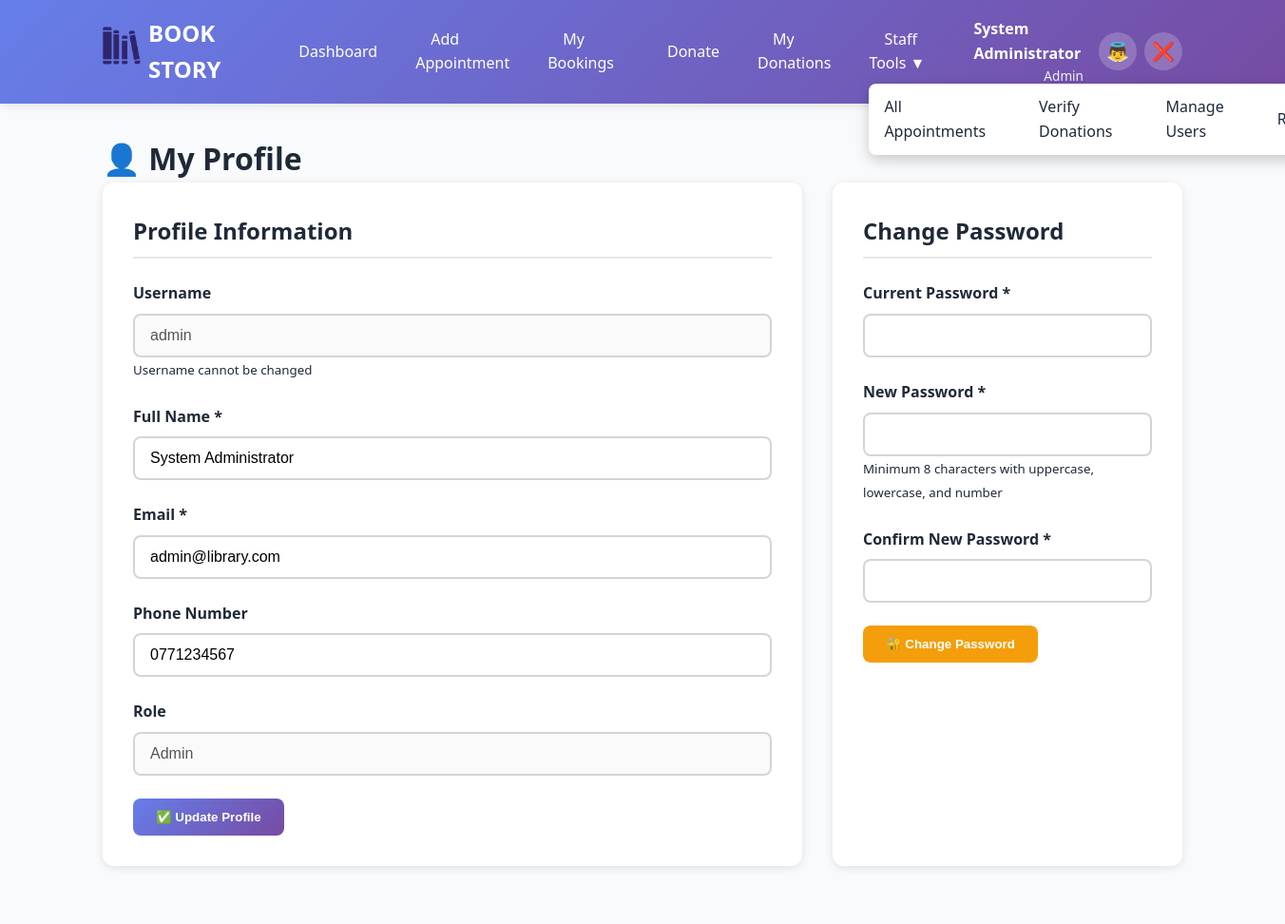
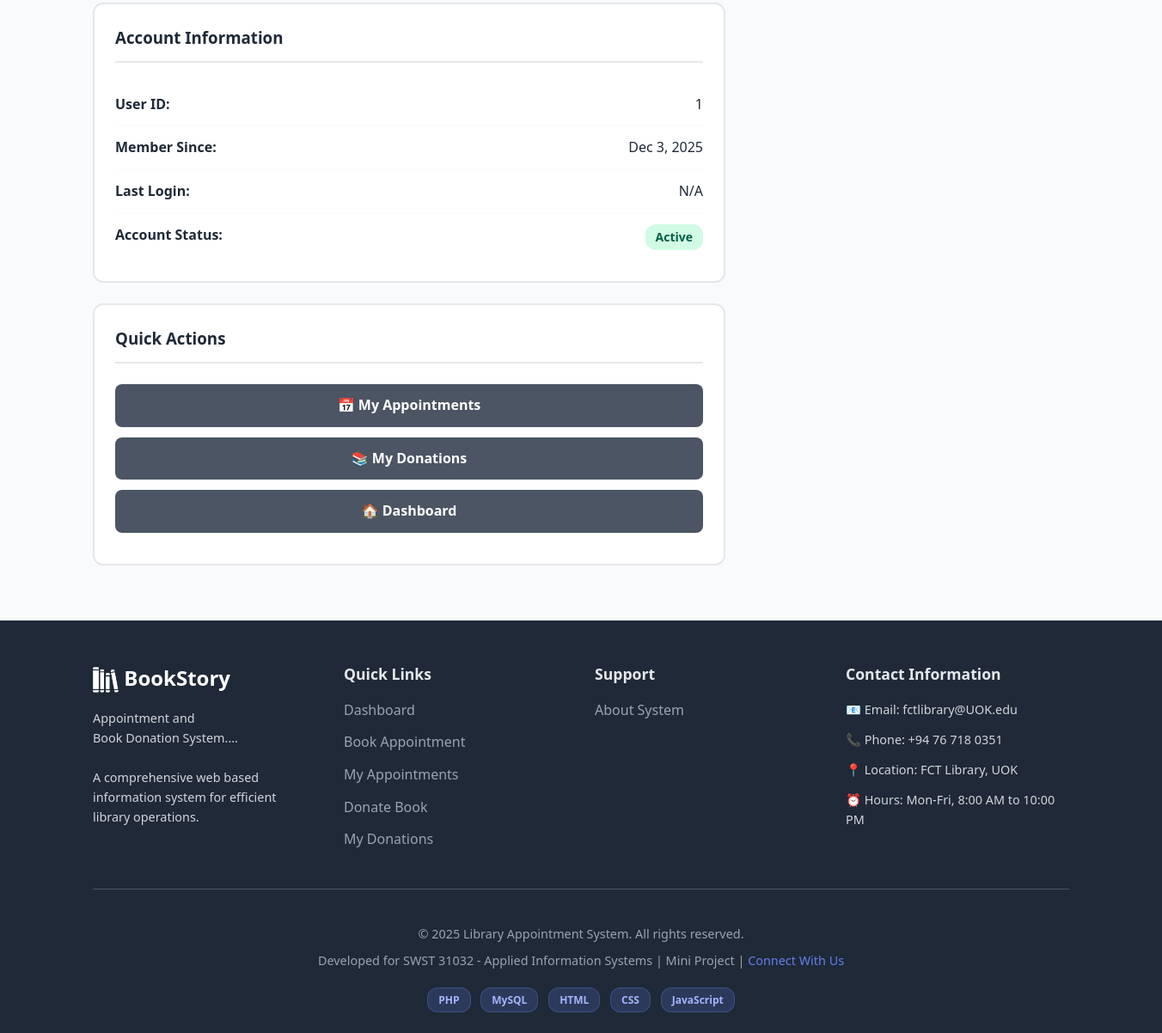
The app's page /profile.php (signed in) with its own data (2 pictures, top to bottom).
### tables this page shows
CREATE TABLE users (
    user_id INT PRIMARY KEY AUTO_INCREMENT,
    username VARCHAR(50) UNIQUE NOT NULL,
    email VARCHAR(100) UNIQUE NOT NULL,
    password_hash VARCHAR(255) NOT NULL,
    full_name VARCHAR(100) NOT NULL,
    phone VARCHAR(20),
    role ENUM('Admin', 'Librarian', 'Patron') DEFAULT 'Patron',
    is_active BOOLEAN DEFAULT TRUE,
    email_verified BOOLEAN DEFAULT TRUE,
    created_at TIMESTAMP DEFAULT CURRENT_TIMESTAMP,
    last_login DATETIME,
    failed_login_attempts INT DEFAULT 0,
    INDEX idx_email (email),
    INDEX idx_username (username),
    INDEX idx_role (role)
);

### models/User.php (called while the page is built, shortened)
<?php
class User {
    private $pdo;
    public function __construct($pdo) {
        $this->pdo = $pdo;
    }
    public function getUserById($user_id) {
        $stmt = $this->pdo->prepare("
            SELECT user_id, username, email, full_name, phone, role, is_active, created_at, last_login
            FROM users
            WHERE user_id = ?
        ");
        $stmt->execute([$user_id]);
        return $stmt->fetch();
    }
}
?>

### profile.php (the view, shortened to what this page needs)
<?php
require_once 'config/database.php';
require_once 'models/User.php';
$pdo = getDB();
$userModel = new User($pdo);
$user = $userModel->getUserById($_SESSION['user_id']);
?>
<!DOCTYPE html>
<html lang="en">
<head>
    <link rel="stylesheet" href="assets/css/style.css">
</head>
<body>
    <?php include 'includes/header.php'; ?>
    <div class="container">
        <div class="page-header">
            <h1>👤 My Profile</h1>
        </div>
        <div class="profile-layout">
            <div class="section">
                <h2>Profile Information</h2>
                <form method="POST">
                    <div class="form-group">
                        <label>Username</label>
                        <input type="text" class="form-control"
                               value="<?php echo htmlspecialchars($user['username']); ?>" disabled>
                        <small class="form-text">Username cannot be changed</small>
                    </div>
                    <div class="form-group">
                        <label>Full Name <span class="required">*</span></label>
                        <input type="text" name="full_name" class="form-control" required
                               value="<?php echo htmlspecialchars($user['full_name']); ?>">
                    </div>
                    <div class="form-group">
                        <label>Email <span class="required">*</span></label>
                        <input type="email" name="email" class="form-control" required
                               value="<?php echo htmlspecialchars($user['email']); ?>">
                    </div>
                    <div class="form-group">
                        <label>Phone Number</label>
                        <input type="tel" name="phone" class="form-control"
                               value="<?php echo htmlspecialchars($user['phone'] ?? ''); ?>">
                    </div>
                    <div class="form-group">
                        <label>Role</label>
                        <input type="text" class="form-control"
                               value="<?php echo htmlspecialchars($user['role']); ?>" disabled>
                    </div>
                    <button type="submit" name="update_profile" class="btn btn-primary">
                        ✅ Update Profile
                    </button>
                </form>
            </div>
            <div class="section">
                <h2>Change Password</h2>
                <form method="POST" id="passwordForm">
                    <div class="form-group">
                        <label>Current Password <span class="required">*</span></label>
                        <input type="password" name="old_password" class="form-control" required>
                    </div>
                    <div class="form-group">
                        <label>New Password <span class="required">*</span></label>
                        <input type="password" name="new_password" id="newPassword"
                               class="form-control" required minlength="8">
                        <small class="form-text">
                            Minimum 8 characters with uppercase, lowercase, and number
                        </small>
                    </div>
                    <div class="form-group">
                        <label>Confirm New Password <span class="required">*</span></label>
                        <input type="password" name="confirm_password" id="confirmPassword"
                               class="form-control" required>
                    </div>
                    <button type="submit" name="change_password" class="btn btn-warning">
                        🔐 Change Password
                    </button>
                </form>
            </div>
            <div class="profile-sidebar">
                <div class="info-card">
                    <h3>Account Information</h3>
                    <div class="info-item">
                        <span class="label">User ID:</span>
                        <span class="value"><?php echo $user['user_id']; ?></span>
                    </div>
                    <div class="info-item">
                        <span class="label">Member Since:</span>
                        <span class="value"><?php echo date('M j, Y', strtotime($user['created_at'])); ?></span>
                    </div>
                    <div class="info-item">
                        <span class="label">Last Login:</span>
                        <span class="value">
                            <?php echo $user['last_login'] ? date('M j, Y H:i', strtotime($user['last_login'])) : 'N/A'; ?>
                        </span>
                    </div>
                    <div class="info-item">
                        <span class="label">Account Status:</span>
                        <span class="value">
                            <?php if ($user['is_active']): ?>
                                <span class="badge badge-confirmed">Active</span>
                            <?php else: ?>
                                <span class="badge badge-cancelled">Inactive</span>
                            <?php endif; ?>
                        </span>
                    </div>
                </div>
                <div class="info-card">
                    <h3>Quick Actions</h3>
                    <a href="my_appointments.php" class="btn btn-secondary btn-block">
                        📅 My Appointments
                    </a>
                    <a href="my_donations.php" class="btn btn-secondary btn-block">
                        📚 My Donations
                    </a>
                    <a href="dashboard.php" class="btn btn-secondary btn-block">
                        🏠 Dashboard
                    </a>
                </div>
            </div>
        </div>
    </div>
    <?php include 'includes/footer.php'; ?>
</body>
</html>

### assets/css/style.css (style rules this page uses)
:root { --primary-color: #667eea; --secondary-color: #764ba2; --success-color: #10b981; --danger-color: #ef4444; --warning-color: #f59e0b; --info-color: #3b82f6; --dark-color: #1f2937; --light-color: #f3f4f6; --white: #ffffff; --gray-100: #f9fafb; --gray-200: #e5e7eb; --gray-300: #d1d5db; --gray-600: #4b5563; --gray-800: #1f2937; }
* { margin: 0; padding: 0; box-sizing: border-box; }
body { font-family: 'Segoe UI', Tahoma, Geneva, Verdana, sans-serif; background-color: var(--gray-100); color: var(--dark-color); line-height: 1.6; }
a { text-decoration: none; color: var(--primary-color); }
.container { max-width: 1200px; margin: 2rem auto; padding: 0 2rem; }
.section { background: white; border-radius: 12px; padding: 2rem; box-shadow: 0 2px 10px rgba(0,0,0,0.1); margin-bottom: 2rem; }
.section h2 { color: var(--dark-color); margin-bottom: 1.5rem; padding-bottom: 0.5rem; border-bottom: 2px solid var(--gray-200); }
.btn { display: inline-block; padding: 0.75rem 1.5rem; border-radius: 8px; font-weight: 600; text-align: center; cursor: pointer; border: none; transition: transform 0.2s, box-shadow 0.2s; }
.btn-primary { background: linear-gradient(135deg, var(--primary-color) 0%, var(--secondary-color) 100%); color: white; }
.btn-warning { background: var(--warning-color); color: white; }
.btn-secondary { background: var(--gray-600); color: white; }
.badge { display: inline-block; padding: 0.25rem 0.75rem; border-radius: 12px; font-size: 0.875rem; font-weight: 600; }
.badge-confirmed { background: #d1fae5; color: #065f46; }
.form-group { margin-bottom: 1.5rem; }
.form-group label { display: block; font-weight: 600; margin-bottom: 0.5rem; color: var(--dark-color); }
.form-control { width: 100%; padding: 0.75rem 1rem; border: 2px solid var(--gray-300); border-radius: 8px; font-size: 1rem; transition: border-color 0.3s; }

### profile.php (style rules this page uses)
.profile-layout { display: grid; grid-template-columns: 2fr 1fr; gap: 2rem; }
.profile-sidebar { display: flex; flex-direction: column; gap: 1.5rem; }
.info-card { background: white; border: 2px solid var(--gray-200); border-radius: 12px; padding: 1.5rem; }
.info-card h3 { color: var(--dark-color); margin-bottom: 1.5rem; padding-bottom: 0.75rem; border-bottom: 2px solid var(--gray-200); }
.info-item { display: flex; justify-content: space-between; padding: 0.75rem 0; border-bottom: 1px solid var(--gray-100); }
.info-item:last-child { border-bottom: none; }
.info-item .label { font-weight: 600; color: var(--dark-color); }
.info-item .value { color: var(--gray-700); text-align: right; }
.btn-block { width: 100%; margin-bottom: 0.75rem; }

### records on screen
users: username "admin", full_name "System Administrator", email "admin@library.com", phone "0771234567", role "Admin", user_id "1", created_at "Dec 3, 2025"

### other values on screen
$_SESSION['full_name'] "System Administrator"
$_SESSION['role'] "Admin"
